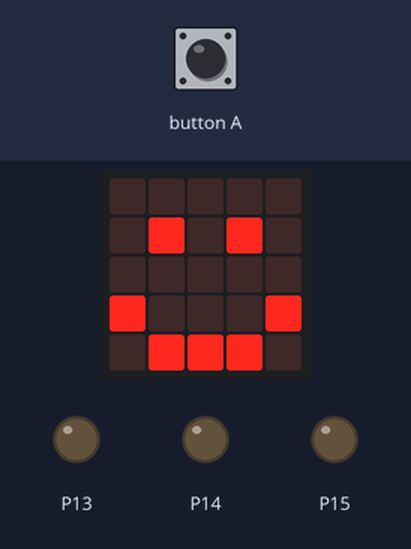
A program run on a simulated BBC micro:bit (MakeCode). Parts: the board's 5×5 LED display, output pins drawn as LEDs (lit = HIGH). The inputs (shaded band) are chosen by the test bench. The 48×5 strip is a reading aid, not a part: it shows the text the display is scrolling, unrolled, one strip-width of it at a time.

Above: at 2.9 s.
3.0 s: button A pressed for 0.15 s
At 7.1 s:
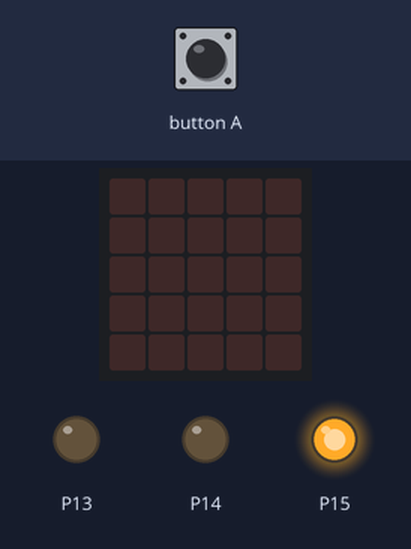
At 13.9 s:
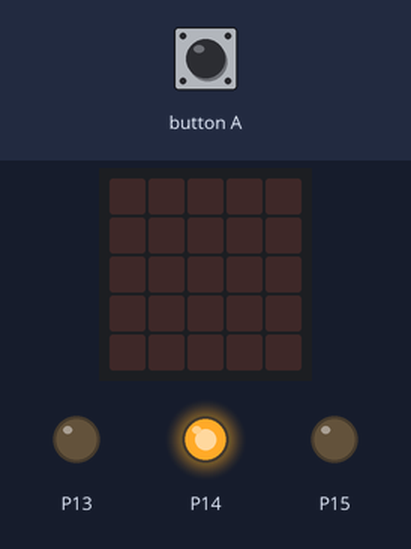
Timing chart, 0 to 21.1 s (numbered marks = the images above; inputs shaded):
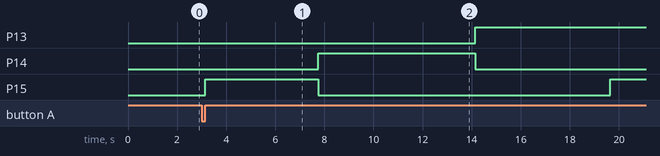

Measured:
- after the input at 3.0 s, P13: LOW → HIGH after 11.2 s; P14: LOW → HIGH after 4.8 s, → LOW 6.4 s later; P15: LOW → HIGH after 0.15 s, → LOW 4.6 s later, → HIGH 11.9 s later; the display: first changes after 0.15 s (image 1 shows a later state)
- what the display in image 1 shows lasts 1.0 s, from 6.8 s to 7.8 s

The program:

main.ts
```typescript
// (licence header left out)
// setup, shows all the color set to the pins
basic.clearScreen()
basic.showIcon(IconNames.Happy)
pause(500)
pins.digitalWritePin(DigitalPin.P13, 0) // blue
pins.digitalWritePin(DigitalPin.P14, 0) // green
pins.digitalWritePin(DigitalPin.P15, 0) // red

// clean up
basic.clearScreen()
basic.showIcon(IconNames.Happy)
pins.digitalWritePin(DigitalPin.P13, 0)
pins.digitalWritePin(DigitalPin.P14, 0)
pins.digitalWritePin(DigitalPin.P15, 0)

// input
input.onButtonPressed(Button.A, function() {

    // red
    basic.clearScreen()
    pins.digitalWritePin(DigitalPin.P15, 1)
    basic.showString('Red')
    basic.pause(1000)
    pins.digitalWritePin(DigitalPin.P15, 0)

    // green
    basic.clearScreen()
    pins.digitalWritePin(DigitalPin.P14, 1)
    basic.showString('Green')
    basic.pause(1000)
    pins.digitalWritePin(DigitalPin.P14, 0)

    // blue
    basic.clearScreen()
    pins.digitalWritePin(DigitalPin.P13, 1)
    basic.showString('Blue')
    basic.pause(1000)
    pins.digitalWritePin(DigitalPin.P13, 0)

    // majenta
    basic.clearScreen()
    pins.digitalWritePin(DigitalPin.P13, 1)
    pins.digitalWritePin(DigitalPin.P15, 1)
    basic.showString('Majent')
    basic.pause(1000)
    pins.digitalWritePin(DigitalPin.P13, 0)
    pins.digitalWritePin(DigitalPin.P15, 0)

    // cyan
    basic.clearScreen()
    pins.digitalWritePin(DigitalPin.P14, 1)
    pins.digitalWritePin(DigitalPin.P13, 1)
    basic.showString('Cyan')
    basic.pause(1000)
    pins.digitalWritePin(DigitalPin.P14, 0)
    pins.digitalWritePin(DigitalPin.P13, 0)

    // yellow
    basic.clearScreen()
    pins.digitalWritePin(DigitalPin.P15, 1)
    pins.digitalWritePin(DigitalPin.P14, 1)
    basic.showString('Yellow')
    basic.pause(1000)
    pins.digitalWritePin(DigitalPin.P15, 0)
    pins.digitalWritePin(DigitalPin.P14, 0)

    // white
    basic.clearScreen()
    pins.digitalWritePin(DigitalPin.P13, 1)
    pins.digitalWritePin(DigitalPin.P14, 1)
    pins.digitalWritePin(DigitalPin.P15, 1)
    basic.showString('White')
    basic.pause(1000)
    pins.digitalWritePin(DigitalPin.P13, 0)
    pins.digitalWritePin(DigitalPin.P14, 0)
    pins.digitalWritePin(DigitalPin.P15, 0)
    basic.clearScreen()

    // come back to start
    basic.showIcon(IconNames.Happy)
})
```
